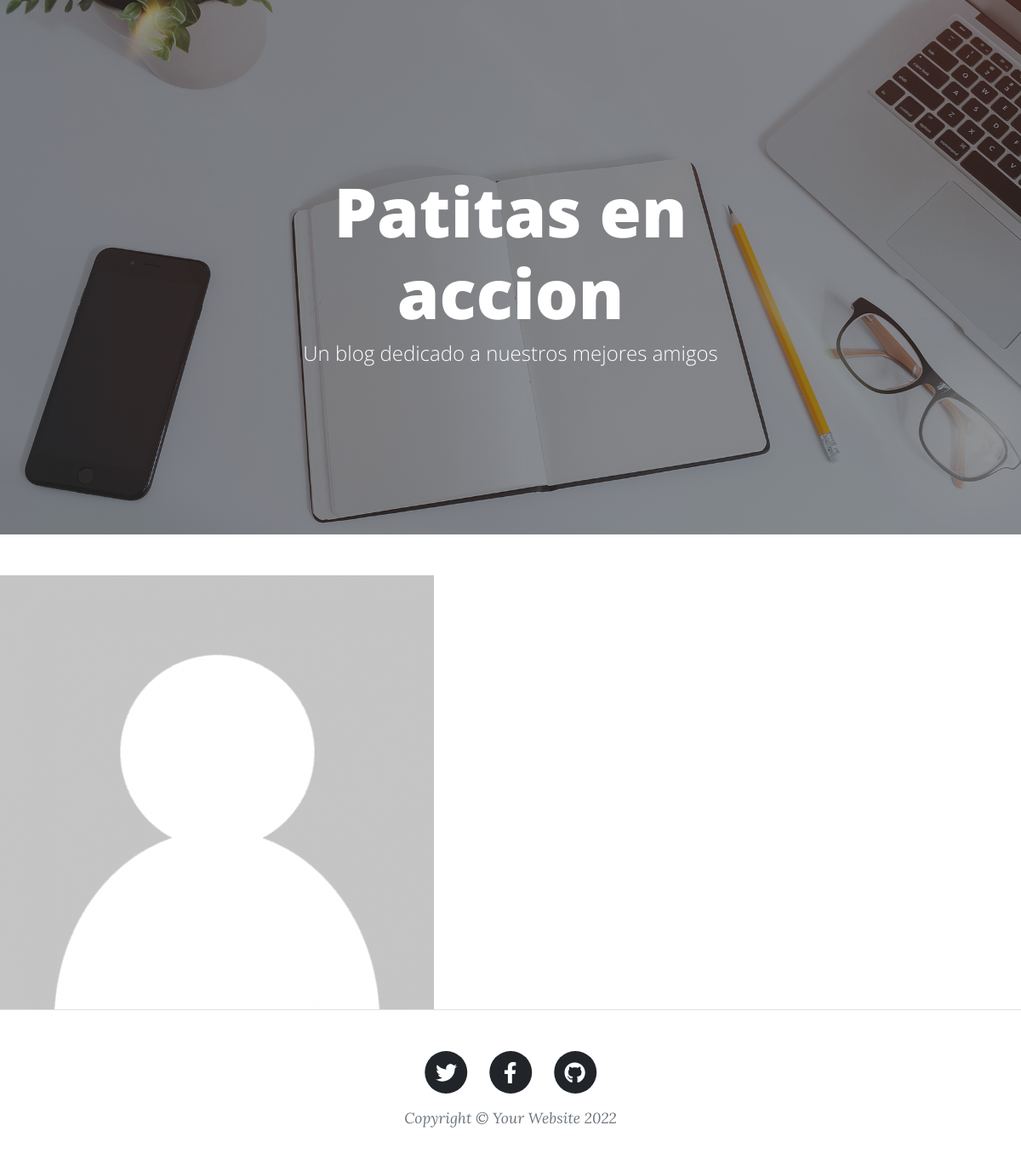
The app's page /blog/ (signed in), older data.
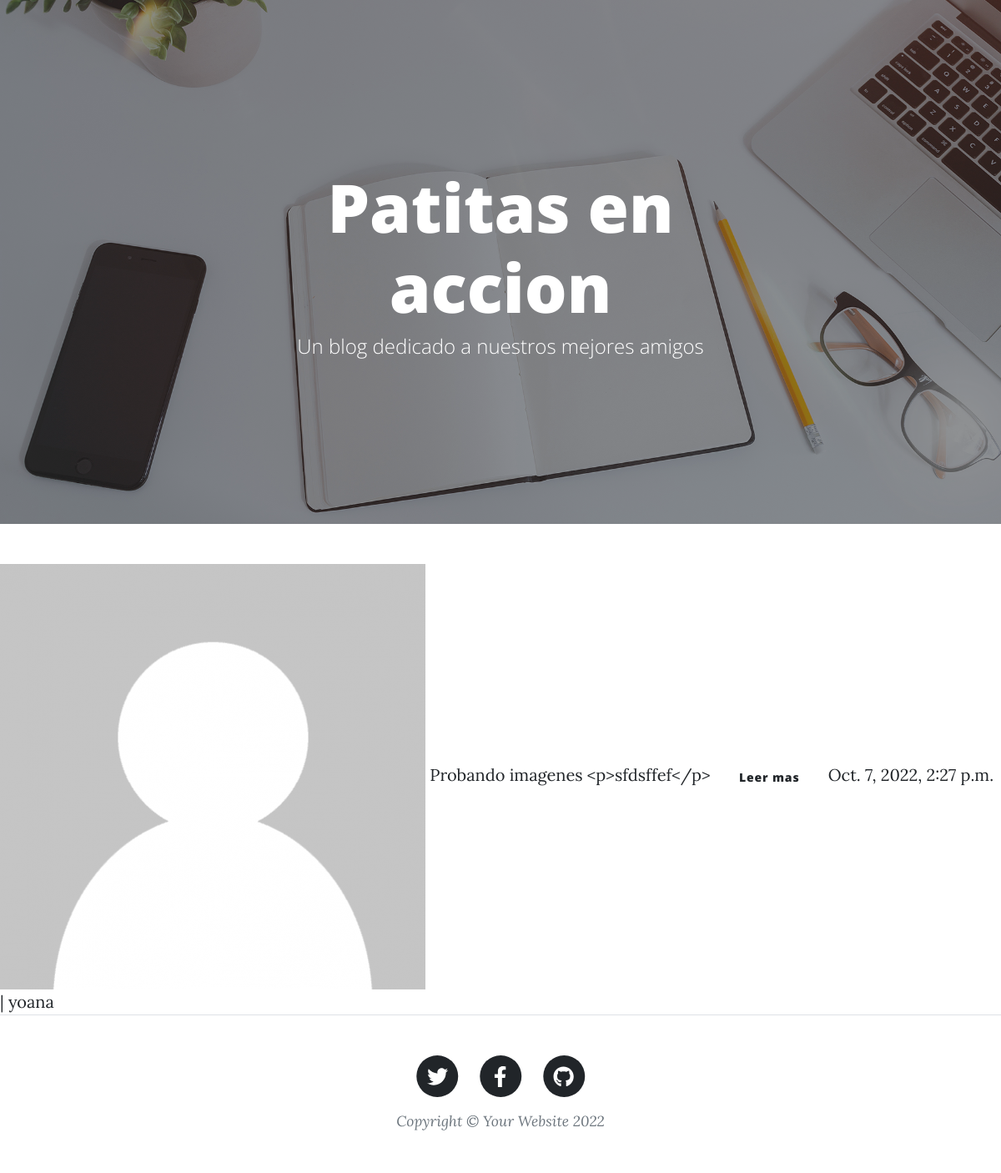
The same page, newer data.
### blog/models.py (models this page shows, shortened)
class Post(models.Model):
    titulo = models.CharField(max_length = 250)
    contenido = RichTextUploadingField(blank=True, null=True)
    imagen = models.ImageField('imagen', upload_to = 'post/', null = True, blank = True )
    autor = models.ForeignKey(User, on_delete = models.CASCADE, default=User.first_name)
    fecha = models.DateTimeField(default=timezone.now)
    class Meta:
        ordering = ('-fecha',)

### blog/views.py (the view)
# urls.py: path('', inicio, name='inicio'),
@login_required
def inicio(request):
    posts = Post.objects.all()
    avatares = Avatar.objects.filter(user=request.user.id)
    return render(request, 'blog/inicio.html', {'posts': posts, 'avatar':obtenerAvatar(request)})

### blog/views.py (called while the page is built)
def obtenerAvatar(request):
    lista = Avatar.objects.filter(user=request.user)
    if len(lista)!=0:
        imagen = lista[0].imagen.url
    else:
        imagen = "/media/avatares/avatarPorDefecto/avatarPorDefecto.png"
    return imagen

### blog/templates/blog/inicio.html (shortened to what this page needs)
{% extends 'blog/base.html' %}
{% load static %}
{% block encabezado_que_cambia %}
<header class="masthead" style="background-image: url('assets/img/home-bg.jpg')">
    <div class="container position-relative px-4 px-lg-5">
        <div class="row gx-4 gx-lg-5 justify-content-center">
            <div class="col-md-10 col-lg-8 col-xl-7">
                <div class="site-heading">
                    <h1>Patitas en accion</h1>
                        <span class="subheading">Un blog dedicado a nuestros mejores amigos</span>
                </div>
            </div>
        </div>
    </div>
</header>
{% endblock %}
{% block contenido_que_cambia %}
<img src="{{ avatar }}" alt="">
{% for post in posts %}
<a href="{% url 'inicio' %}">
    {{ post.titulo }}
    {{ post.contenido|truncatechars:50 }}
    <a class = "btn btn-sucess" href="{% url 'postDetalle' post.id %}">Leer mas</a>
    {{ post.fecha }} | {{ post.autor }}
</a>
{% endfor %}
{% endblock %}

Row changes from the older to the newer data that the page shows:
added Post: titulo "Probando imagenes", contenido "<p>sfdsffef</p>", fecha "Oct. 7, 2022, 2:27 p.m.", autor "yoana"
